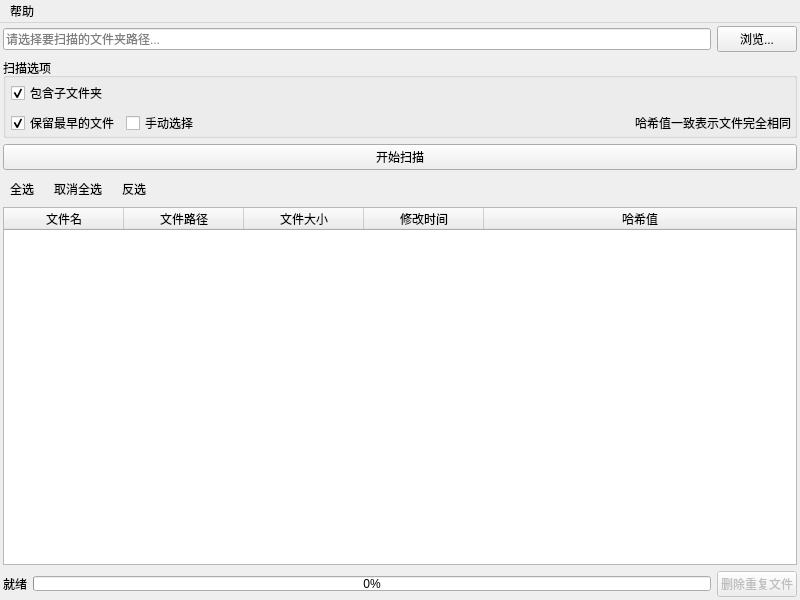
<?xml version="1.0" encoding="UTF-8"?>
<ui version="4.0">
 <class>FileDeduplication</class>
 <widget class="QMainWindow" name="FileDeduplication">
  <property name="geometry">
   <rect>
    <x>0</x>
    <y>0</y>
    <width>800</width>
    <height>600</height>
   </rect>
  </property>
  <property name="windowTitle">
   <string>文件去重工具</string>
  </property>
  <property name="windowIcon">
   <iconset resource="../Resource.qrc">
    <normaloff>:/icons/res/deduplicate.png</normaloff>:/icons/res/deduplicate.png</iconset>
  </property>
  <widget class="QWidget" name="centralwidget">
   <layout class="QGridLayout" name="gridLayout_2">
    <property name="leftMargin">
     <number>3</number>
    </property>
    <property name="topMargin">
     <number>3</number>
    </property>
    <property name="rightMargin">
     <number>3</number>
    </property>
    <property name="bottomMargin">
     <number>3</number>
    </property>
    <item row="0" column="0">
     <layout class="QHBoxLayout" name="horizontalLayout">
      <item>
       <widget class="QLineEdit" name="lePath">
        <property name="placeholderText">
         <string>请选择要扫描的文件夹路径...</string>
        </property>
       </widget>
      </item>
      <item>
       <widget class="QPushButton" name="btnBrowse">
        <property name="text">
         <string>浏览...</string>
        </property>
       </widget>
      </item>
     </layout>
    </item>
    <item row="1" column="0">
     <widget class="QGroupBox" name="optionsGroup">
      <property name="title">
       <string>扫描选项</string>
      </property>
      <layout class="QGridLayout" name="gridLayout">
       <property name="leftMargin">
        <number>5</number>
       </property>
       <property name="topMargin">
        <number>3</number>
       </property>
       <property name="rightMargin">
        <number>3</number>
       </property>
       <property name="bottomMargin">
        <number>0</number>
       </property>
       <item row="0" column="0">
        <widget class="QCheckBox" name="subfolderCheck">
         <property name="toolTip">
          <string>勾选此项表示扫描时同时扫描其子文件夹.</string>
         </property>
         <property name="text">
          <string>包含子文件夹</string>
         </property>
         <property name="checked">
          <bool>true</bool>
         </property>
        </widget>
       </item>
       <item row="1" column="0">
        <layout class="QHBoxLayout" name="horizontalLayout_3">
         <item>
          <widget class="QCheckBox" name="keepFirstCheck">
           <property name="toolTip">
            <string>勾选此项表示删除交新的重复项.</string>
           </property>
           <property name="text">
            <string>保留最早的文件</string>
           </property>
           <property name="checked">
            <bool>true</bool>
           </property>
           <property name="autoExclusive">
            <bool>true</bool>
           </property>
          </widget>
         </item>
         <item>
          <widget class="QCheckBox" name="handCheck">
           <property name="text">
            <string>手动选择</string>
           </property>
           <property name="autoExclusive">
            <bool>true</bool>
           </property>
          </widget>
         </item>
         <item>
          <spacer name="horizontalSpacer">
           <property name="orientation">
            <enum>Qt::Horizontal</enum>
           </property>
           <property name="sizeHint" stdset="0">
            <size>
             <width>40</width>
             <height>20</height>
            </size>
           </property>
          </spacer>
         </item>
         <item>
          <widget class="QLabel" name="label_2">
           <property name="text">
            <string>哈希值一致表示文件完全相同</string>
           </property>
          </widget>
         </item>
        </layout>
       </item>
      </layout>
     </widget>
    </item>
    <item row="2" column="0">
     <widget class="QPushButton" name="btnScan">
      <property name="text">
       <string>开始扫描</string>
      </property>
     </widget>
    </item>
    <item row="3" column="0">
     <layout class="QHBoxLayout" name="horizontalLayout_4">
      <item>
       <widget class="QToolButton" name="toolBtnAllSelect">
        <property name="text">
         <string>全选</string>
        </property>
        <property name="autoRaise">
         <bool>true</bool>
        </property>
       </widget>
      </item>
      <item>
       <widget class="QToolButton" name="toolBtnCancelSelect">
        <property name="text">
         <string>取消全选</string>
        </property>
        <property name="autoRaise">
         <bool>true</bool>
        </property>
       </widget>
      </item>
      <item>
       <widget class="QToolButton" name="toolBtnReverse">
        <property name="text">
         <string>反选</string>
        </property>
        <property name="autoRaise">
         <bool>true</bool>
        </property>
       </widget>
      </item>
      <item>
       <spacer name="horizontalSpacer_2">
        <property name="orientation">
         <enum>Qt::Horizontal</enum>
        </property>
        <property name="sizeHint" stdset="0">
         <size>
          <width>40</width>
          <height>20</height>
         </size>
        </property>
       </spacer>
      </item>
     </layout>
    </item>
    <item row="4" column="0">
     <widget class="QTableWidget" name="resultTable">
      <property name="alternatingRowColors">
       <bool>true</bool>
      </property>
      <property name="selectionBehavior">
       <enum>QAbstractItemView::SelectRows</enum>
      </property>
      <property name="columnCount">
       <number>5</number>
      </property>
      <attribute name="horizontalHeaderDefaultSectionSize">
       <number>120</number>
      </attribute>
      <attribute name="horizontalHeaderShowSortIndicator" stdset="0">
       <bool>false</bool>
      </attribute>
      <attribute name="horizontalHeaderStretchLastSection">
       <bool>true</bool>
      </attribute>
      <column>
       <property name="text">
        <string>文件名</string>
       </property>
      </column>
      <column>
       <property name="text">
        <string>文件路径</string>
       </property>
      </column>
      <column>
       <property name="text">
        <string>文件大小</string>
       </property>
      </column>
      <column>
       <property name="text">
        <string>修改时间</string>
       </property>
      </column>
      <column>
       <property name="text">
        <string>哈希值</string>
       </property>
      </column>
     </widget>
    </item>
    <item row="5" column="0">
     <layout class="QHBoxLayout" name="horizontalLayout_2">
      <item>
       <widget class="QLabel" name="statusLabel">
        <property name="text">
         <string>就绪</string>
        </property>
       </widget>
      </item>
      <item>
       <widget class="QProgressBar" name="progressBar">
        <property name="minimumSize">
         <size>
          <width>0</width>
          <height>15</height>
         </size>
        </property>
        <property name="maximumSize">
         <size>
          <width>16777215</width>
          <height>15</height>
         </size>
        </property>
        <property name="value">
         <number>0</number>
        </property>
       </widget>
      </item>
      <item>
       <widget class="QPushButton" name="btnDelete">
        <property name="enabled">
         <bool>false</bool>
        </property>
        <property name="text">
         <string>删除重复文件</string>
        </property>
       </widget>
      </item>
     </layout>
    </item>
   </layout>
  </widget>
  <widget class="QMenuBar" name="menuBar">
   <property name="geometry">
    <rect>
     <x>0</x>
     <y>0</y>
     <width>800</width>
     <height>23</height>
    </rect>
   </property>
   <widget class="QMenu" name="menu">
    <property name="title">
     <string>帮助</string>
    </property>
    <addaction name="actionAbout"/>
    <addaction name="actionExit"/>
   </widget>
   <addaction name="menu"/>
  </widget>
  <action name="actionExit">
   <property name="text">
    <string>退出</string>
   </property>
  </action>
  <action name="actionAbout">
   <property name="text">
    <string>关于</string>
   </property>
  </action>
 </widget>
 <resources>
  <include location="../Resource.qrc"/>
 </resources>
 <connections/>
</ui>
